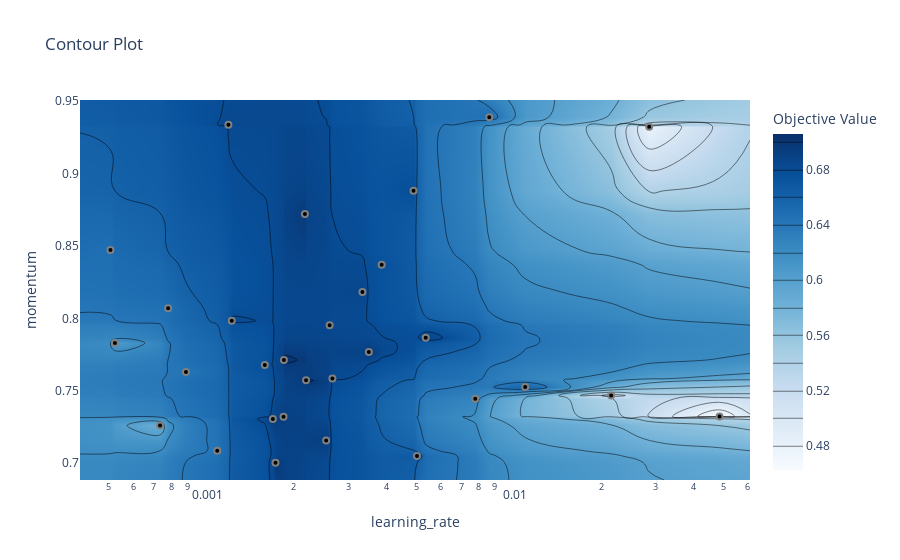

Notebook cell for this chart:
### Code cell
optuna.visualization.plot_contour(study, params=["momentum", "learning_rate"])

### Figure 1 — Plotly figure (JSON) as saved in the notebook; plotly's stock layout.template omitted (floating-point values rounded to 4 significant figures; data arrays with more than 128 entries replaced by an {"elided": "..."} marker saying what was removed)
{"data": [{"colorbar": {"title": {"text": "Objective Value"}}, "colorscale": [[0, "rgb(247,251,255)"], [0.125, "rgb(222,235,247)"], [0.25, "rgb(198,219,239)"], [0.375, "rgb(158,202,225)"], [0.5, "rgb(107,174,214)"], [0.625, "rgb(66,146,198)"], [0.75, "rgb(33,113,181)"], [0.875, "rgb(8,81,156)"], [1, "rgb(8,48,107)"]], "connectgaps": true, "contours": {"coloring": "heatmap"}, "hoverinfo": "none", "line": {"smoothing": 1.3}, "reversescale": false, "type": "contour", "x": [0.0004027, 0.000506, 0.0005232, 0.0007339, 0.0007795, 0.0008909, 0.001126, 0.001224, 0.001256, 0.001609, 0.001709, 0.001743, 0.001851, 0.001856, 0.002172, 0.002191, 0.002547, 0.002614, 0.002669, 0.003342, 0.003507, 0.00386, 0.004901, 0.005031, 0.005371, 0.007783, 0.008647, 0.01132, 0.02155, 0.02866, 0.04854, 0.06099], "y": [0.6885, 0.7004, 0.705, 0.7087, 0.7158, 0.7261, 0.7306, 0.7322, 0.7323, 0.7445, 0.7468, 0.7526, 0.7573, 0.7585, 0.7631, 0.7679, 0.7713, 0.7768, 0.7831, 0.7867, 0.7954, 0.7983, 0.8071, 0.8183, 0.837, 0.8473, 0.8722, 0.8882, 0.9324, 0.9337, 0.9389, 0.9509], "z": {"elided": "32x32 float values"}}, {"marker": {"color": "black", "line": {"color": "Gray", "width": 2}}, "mode": "markers", "name": "Feasible Trial", "showlegend": false, "type": "scatter", "x": [0.002614, 0.02155, 0.001224, 0.008647, 0.007783, 0.02866, 0.002547, 0.01132, 0.00386, 0.002191, 0.000506, 0.001743, 0.001126, 0.001256, 0.0005232, 0.002172, 0.005031, 0.0008909, 0.001851, 0.004901, 0.04854, 0.001856, 0.003507, 0.0007795, 0.001709, 0.001609, 0.003342, 0.0007339, 0.005371, 0.002669], "y": [0.7954, 0.7468, 0.9337, 0.9389, 0.7445, 0.9324, 0.7158, 0.7526, 0.837, 0.7573, 0.8473, 0.7004, 0.7087, 0.7983, 0.7831, 0.8722, 0.705, 0.7631, 0.7322, 0.8882, 0.7323, 0.7713, 0.7768, 0.8071, 0.7306, 0.7679, 0.8183, 0.7261, 0.7867, 0.7585]}, {"marker": {"color": "#cccccc", "line": {"color": "Gray", "width": 2}}, "mode": "markers", "name": "Infeasible Trial", "showlegend": false, "type": "scatter", "x": [], "y": []}], "layout": {"title": {"text": "Contour Plot"}, "xaxis": {"range": [-3.395, -1.215], "title": {"text": "learning_rate"}, "type": "log"}, "yaxis": {"range": [0.6885, 0.9509], "title": {"text": "momentum"}}}}
